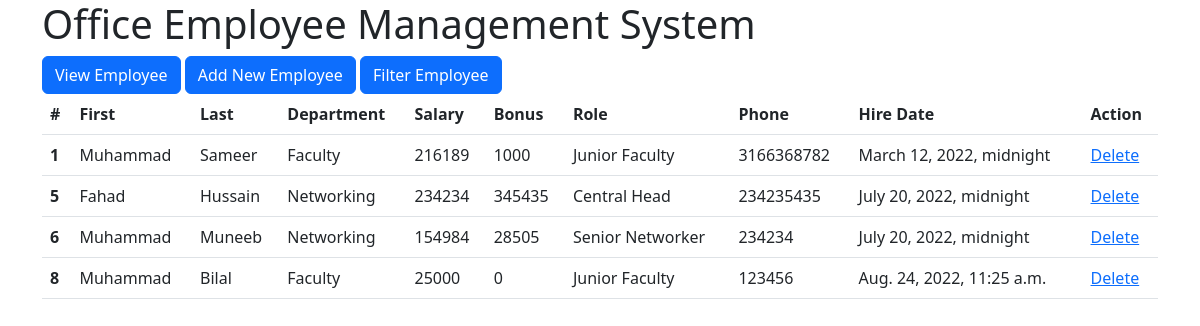
Page /view_emp/ on the earlier database version.
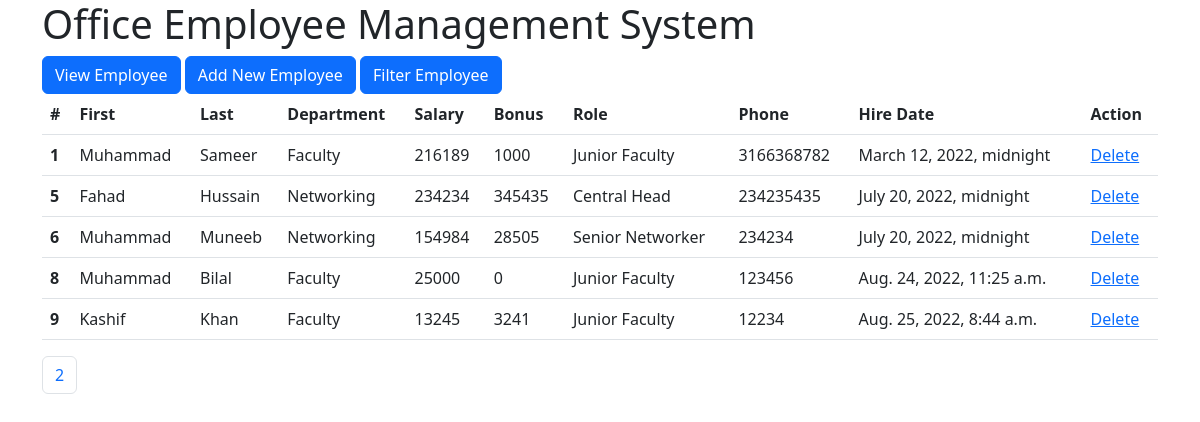
Same page on the later database version.
### emp_app/models.py (models this page shows, shortened)
class Employee(models.Model):
    class EmployeeObjects(models.Manager):
        def get_queryset(self):
            return super().get_queryset()
    first_name = models.CharField(max_length=100,null=False)
    last_name = models.CharField(max_length=100)
    depart = models.ForeignKey(Department,on_delete=models.CASCADE)
    salary= models.IntegerField()
    bonus= models.IntegerField()
    author = models.ForeignKey(User,on_delete=models.CASCADE)
    role = models.ForeignKey(Role, on_delete=models.CASCADE)
    phone= models.IntegerField()
    hireDate = models.DateTimeField(default=timezone.now)
    objects = models.Manager()  # default manager
    employeeobjects = EmployeeObjects()  # custom manager

class Department(models.Model):
    name = models.CharField(max_length=50, null=False)
    location = models.CharField(max_length=50,default="Aptech North Karachi")
    def __str__(self):
        return self.name

class Role(models.Model):
    name = models.CharField(max_length=100,null=False)
    def __str__(self):
        return self.name

### emp_app/views.py (the view)
# urls.py: path("view_emp/",views.view_emp,name='view_emp'),
def view_emp(request):
    emps = Employee.objects.all()
    paginator = Paginator(emps,5)
    page_number = request.GET.get('page')
    finalPage = paginator.get_page(page_number)
    context = {
        'emps':finalPage
    }
    return render(request,"view_emp.html",context)

### emp_app/templates/view_emp.html (shortened to what this page needs)
<!doctype html>
<html lang="en">
  <head>
    <link href="https://cdn.jsdelivr.net/npm/bootstrap@5.2.0-beta1/dist/css/bootstrap.min.css" rel="stylesheet">
  </head>
  <body>
<div class="container">
    <h1>Office Employee Management System</h1>
    <a class="btn btn-primary" href="/view_emp" role="button">View Employee</a>
    <a class="btn btn-primary" href="/add_emp" role="button">Add New Employee</a>
    <a class="btn btn-primary" href="/filter_emp" role="button">Filter Employee</a>
    <table class="table">
        <thead>
          <tr>
            <th scope="col">#</th>
            <th scope="col">First</th>
            <th scope="col">Last</th>
            <th scope="col">Department</th>
            <th scope="col">Salary</th>
            <th scope="col">Bonus</th>
            <th scope="col">Role</th>
            <th scope="col">Phone</th>
            <th scope="col">Hire Date</th>
            <th scope="col">Action</th>
          </tr>
        </thead>
        <tbody>
            {% for emp in emps %}
          <tr>
            <th scope="row">{{emp.id}}</th>
            <td>{{emp.first_name}}</td>
            <td>{{emp.last_name}}</td>
            <td>{{emp.depart}}</td>
            <td>{{emp.salary}}</td>
            <td>{{emp.bonus}}</td>
            <td>{{emp.role}}</td>
            <td>{{emp.phone}}</td>
            <td>{{emp.hireDate}}</td>
            <td><a href="/dlt_emp/{{emp.id}}/">Delete</a></td>
          </tr>
            {% endfor %}
        </tbody>
      </table>
      <nav aria-label="Page navigation example">
        <ul class="pagination">
          {% if emps.has_previous %}
          <li class="page-item"><a class="page-link" href="/view_emp/?page={{emps.previous_page_number}}">Previous</a></li>
          {% elif emps|length > 4 %}
          <li class="page-item"><a class="page-link" href="/view_emp/?page=2">2</a></li>
          {% elif emps|length >= 5 %}
          <li class="page-item"><a class="page-link" href="/view_emp/?page=3  ">3</a></li>
          {% elif emps.has_next %}
          <li class="page-item"><a class="page-link" href="/view_emp/?page={{emps.next_page_number}}">Next</a></li>
          {% endif %}
        </ul>
      </nav>
</div>
</body>
</html>

Differences in the rows shown:
added Employee: id "9", first_name "Kashif", last_name "Khan", depart "Faculty", salary "13245", bonus "3241", role "Junior Faculty", phone "12234", hireDate "Aug. 25, 2022, 8:44 a.m."
Other differences:
text now shown: "2"
